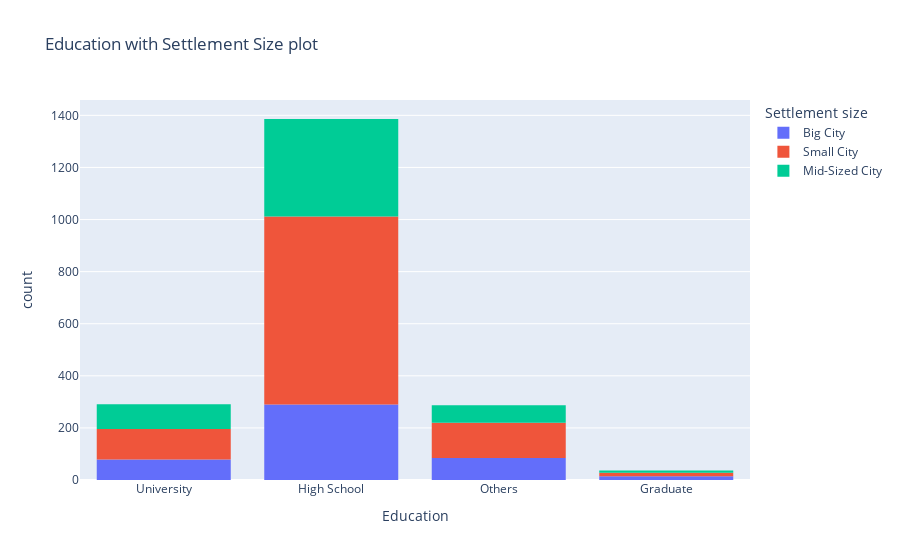

Here is the notebook cell this chart was saved with:
### Code cell
fig = px.histogram(df, x="Education", color = "Settlement size", title= "Education with Settlement Size plot")
fig.show()

### Figure 1 — Plotly figure (JSON) as saved in the notebook; plotly's stock layout.template omitted (floating-point values rounded to 4 significant figures; data arrays with more than 128 entries replaced by an {"elided": "..."} marker saying what was removed)
{"data": [{"alignmentgroup": "True", "bingroup": "x", "hovertemplate": "Settlement size=Big City<br>Education=%{x}<br>count=%{y}<extra></extra>", "legendgroup": "Big City", "marker": {"color": "#636efa"}, "name": "Big City", "offsetgroup": "Big City", "orientation": "v", "showlegend": true, "type": "histogram", "x": {"elided": "467 str values"}, "xaxis": "x", "yaxis": "y"}, {"alignmentgroup": "True", "bingroup": "x", "hovertemplate": "Settlement size=Small City<br>Education=%{x}<br>count=%{y}<extra></extra>", "legendgroup": "Small City", "marker": {"color": "#EF553B"}, "name": "Small City", "offsetgroup": "Small City", "orientation": "v", "showlegend": true, "type": "histogram", "x": {"elided": "989 str values"}, "xaxis": "x", "yaxis": "y"}, {"alignmentgroup": "True", "bingroup": "x", "hovertemplate": "Settlement size=Mid-Sized City<br>Education=%{x}<br>count=%{y}<extra></extra>", "legendgroup": "Mid-Sized City", "marker": {"color": "#00cc96"}, "name": "Mid-Sized City", "offsetgroup": "Mid-Sized City", "orientation": "v", "showlegend": true, "type": "histogram", "x": {"elided": "544 str values"}, "xaxis": "x", "yaxis": "y"}], "layout": {"barmode": "relative", "legend": {"title": {"text": "Settlement size"}, "tracegroupgap": 0}, "title": {"text": "Education with Settlement Size plot"}, "xaxis": {"anchor": "y", "domain": [0, 1], "title": {"text": "Education"}}, "yaxis": {"anchor": "x", "domain": [0, 1], "title": {"text": "count"}}}}
